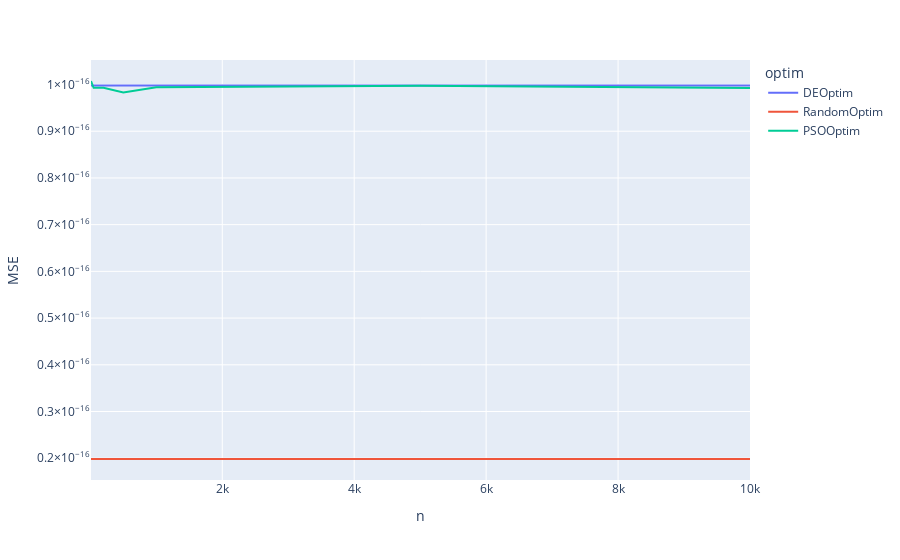

Notebook code cell kept with this figure:
### Code cell
px.line(df, x="n", y="MSE", color="optim")

### Figure 1 — Plotly figure (JSON) as saved in the notebook; plotly's stock layout.template omitted (floating-point values rounded to 4 significant figures)
{"data": [{"hovertemplate": "optim=DEOptim<br>n=%{x}<br>MSE=%{y}<extra></extra>", "legendgroup": "DEOptim", "line": {"color": "#636efa", "dash": "solid"}, "marker": {"symbol": "circle"}, "mode": "lines", "name": "DEOptim", "orientation": "v", "showlegend": true, "type": "scatter", "x": [10, 50, 200, 500, 1000, 5000, 10000], "xaxis": "x", "y": [9.98e-17, 9.98e-17, 9.98e-17, 9.98e-17, 9.98e-17, 9.98e-17, 9.98e-17], "yaxis": "y"}, {"hovertemplate": "optim=RandomOptim<br>n=%{x}<br>MSE=%{y}<extra></extra>", "legendgroup": "RandomOptim", "line": {"color": "#EF553B", "dash": "solid"}, "marker": {"symbol": "circle"}, "mode": "lines", "name": "RandomOptim", "orientation": "v", "showlegend": true, "type": "scatter", "x": [10, 50, 200, 500, 1000, 5000, 10000], "xaxis": "x", "y": [1.983e-17, 1.983e-17, 1.983e-17, 1.983e-17, 1.983e-17, 1.983e-17, 1.983e-17], "yaxis": "y"}, {"hovertemplate": "optim=PSOOptim<br>n=%{x}<br>MSE=%{y}<extra></extra>", "legendgroup": "PSOOptim", "line": {"color": "#00cc96", "dash": "solid"}, "marker": {"symbol": "circle"}, "mode": "lines", "name": "PSOOptim", "orientation": "v", "showlegend": true, "type": "scatter", "x": [10, 50, 200, 500, 1000, 5000, 10000], "xaxis": "x", "y": [1.008e-16, 9.929e-17, 9.93e-17, 9.831e-17, 9.944e-17, 9.973e-17, 9.925e-17], "yaxis": "y"}], "layout": {"legend": {"title": {"text": "optim"}, "tracegroupgap": 0}, "margin": {"t": 60}, "xaxis": {"anchor": "y", "domain": [0, 1], "title": {"text": "n"}}, "yaxis": {"anchor": "x", "domain": [0, 1], "title": {"text": "MSE"}}}}
